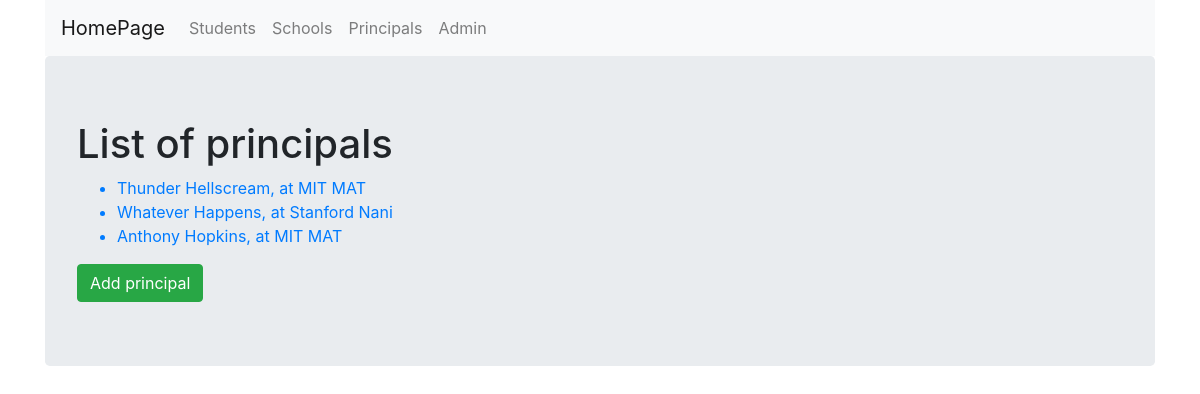
Page /CRUD_System/principals/ on the earlier database version.
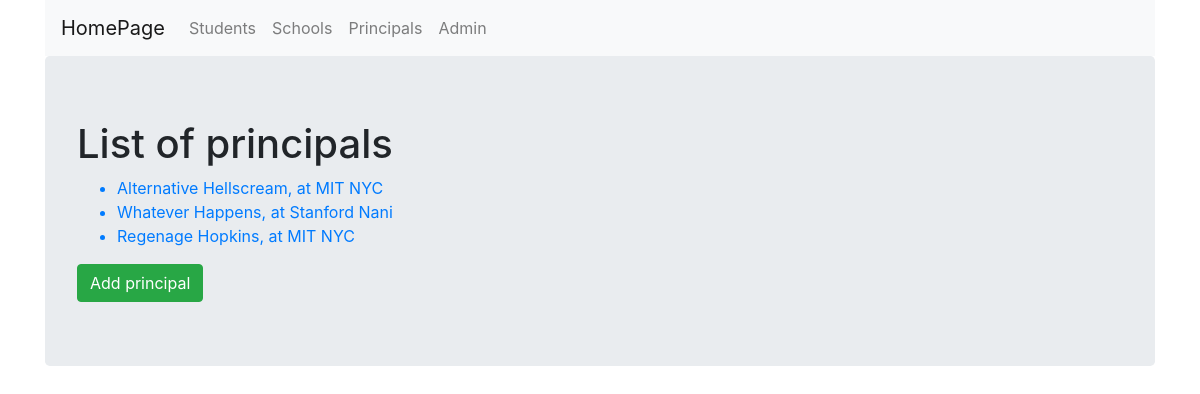
Same page on the later database version.
### CRUD_System/models.py (models this page shows, shortened)
class Principal(models.Model):
    name = models.CharField(max_length = 256)
    last_name = models.CharField(max_length = 256)
    school = models.ForeignKey(School, on_delete=models.CASCADE, related_name='principal')

class School(models.Model):
    name = models.CharField(max_length = 256)
    location = models.CharField(max_length = 256)

### CRUD_System/views.py (the view)
# urls.py: path('principals/', views.PrincipalListView.as_view(), name='principals'),
class PrincipalListView(ListView):
    context_object_name = 'principals'
    model = models.Principal
    template_name = 'CRUD_ListView.html'

### CRUD_System/templates/CRUD_System/CRUD_ListView.html (shortened to what this page needs)
{% extends 'CRUD_System/CRUD_System_base.html'%}
{% block body_block %}
    {% if schools %}
        <h1>List of available schools</h1>
        <ul>
            {% for school in schools %}
            <a href="{{school.id}}">
                <li> {{ school.name }}, located at {{ school.location}}</li>
            </a>
            {% empty %}
                <li>Sorry, no schools here!</li>
            {% endfor %}
        </ul>
        <a href="{% url 'CRUD_System:add_school'%}">
            <input type="submit" name="" id="" class='btn btn-success' value='Add school'>
        </a>
    {% elif principals %}
    <h1>List of principals</h1>
    <ul>
        {% for principal in principals %}
        <a href="{{ principal.id }}">
            <li> {{ principal.name }} {{ principal.last_name }}, at {{ principal.school.name}}
                {{principal.school.location}} </li>
        </a>
            {% empty %}
                <li>Sorry, no entries here!</li>
        {% endfor %}
    </ul>
        <a href="{% url 'CRUD_System:add_principal'%}">
            <input type="submit" name="" id="" class='btn btn-success' value='Add principal'>
        </a>
    {% else%}
        <p>You shouldn't be able to see this view ...</p>
        <p>It only shows when the template page was called with an empty context_object_name tag</p>
    {% endif%}
{% endblock %}

### CRUD_System/templates/CRUD_System/CRUD_System_base.html (shortened to what this page needs)
<!DOCTYPE html>
    <head>
        <link rel="stylesheet" href="https://stackpath.bootstrapcdn.com/bootstrap/4.4.1/css/bootstrap.min.css">
    </head>
    <body>
        <div class='container'>
            <nav class="navbar navbar-expand-lg navbar-light bg-light">
                <a class="navbar-brand" href="{% url 'index' %}">HomePage</a>
                <div class="collapse navbar-collapse" id="navbarNav">
                  <ul class="navbar-nav">
                    <li class="nav-item">
                      <a class="nav-link" href="{% url 'CRUD_System:students' %}">Students</a>
                    </li>
                    <li class="nav-item">
                        <a class="nav-link" href="{% url 'CRUD_System:schools'%}">Schools</a>
                    </li>
                    <li class="nav-item">
                        <a class="nav-link" href="{% url 'CRUD_System:principals'%}">Principals</a>
                      </li>
                    <li class="nav-item">
                      <a class="nav-link" href="{% url 'admin:index' %}">Admin</a>
                    </li>
                  </ul>
                </div>
              </nav>
            <div class='jumbotron'>
            {% block body_block%}
            {% endblock %}
            </div>
        </div>
    </body>
</html>

Differences in the rows shown:
changed Principal "Hellscream": name "Thunder" → "Alternative"; school.location "MAT" → "NYC"
changed Principal "Hopkins": name "Anthony" → "Regenage"; school.location "MAT" → "NYC"
